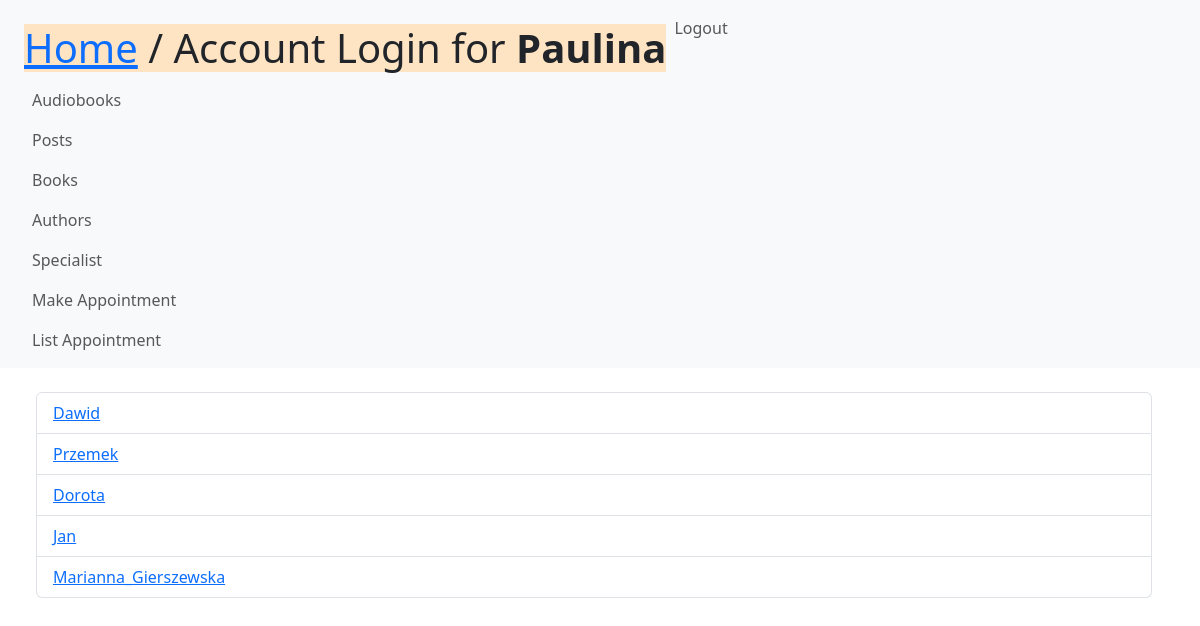
/specialists/ (signed in), run on the app's committed database.
### people/models.py (models this page shows)
class User(AbstractUser):
    company = models.ForeignKey('Company', related_name='Employees', null=True, on_delete=models.SET_NULL)
    def is_specialist(self):
        return self.groups.filter(name='Specialist').exists()
    def is_company(self):
        return self.groups.filter(name='Company').exists()

### people/views.py (the view)
# urls.py: path('specialists/', SpecialistView.as_view(), name='view_specialist'),
class SpecialistView(View):
    def get(self, request):
        specialist = people.models.User.objects.filter(groups__name='Specialist').all
        return render(request, 'listy2specialist.html', {'specialist': specialist})

### people/templates/listy2specialist.html
{% extends 'base.html' %}
{% block content %}
    {% include 'list.html' with objects=specialist%}
{% endblock %}

### people/templates/base.html (shortened to what this page needs)
{% load static %}
<!DOCTYPE html>
<html lang="en">
<head>
    <link href="{% static 'bootstrap-5.2.2-dist/css/bootstrap.min.css' %}" rel="stylesheet">
</head>
<body>
<nav class="navbar navbar-expand-sm bg-light navbar-light">
    <div class="container-fluid">
        <ul class="navbar-nav">
            <div class="container m-auto">
        <div style="display: flex;flex-direction: row;justify-content: space-between">
               <div>   <h1 style="background-color: bisque" class="text-2xl leading-none text-gray-900 tracking-tight mt-3"><a href="/">Home</a> / Account Login for <b>{{user.username}}</b> {{user.company.name_company}} </h1>
               </div>
            <div>     {% if user.is_authenticated %}
                        <div class="nav-item">
                            <a class="nav-link" href="{% url 'logout' %}">Logout</a>
                        </div>
                        {% endif %}
            </div>
        </div>
                    {% if perms.media.view_book %}
                        <div>
                            <a class="nav-link" href="{% url 'view_audiobooks' %}">Audiobooks</a>
                        </div>
                        <div class="nav-item">
                            <a class="nav-link" href="{% url 'view_release' %}">Posts</a>
                        </div>
                        <div class="nav-item">
                            <a class="nav-link" href="{% url 'view_books' %}">Books</a>
                        </div>
                        <div class="nav-item">
                            <a class="nav-link" href="{% url 'view_author' %}">Authors</a>
                        </div>
                        <div class="nav-item">
                            <a class="nav-link" href="{% url 'view_specialist' %}">Specialist</a>
                        </div>
                        <div class="nav-item">
                            <a class="nav-link" href="{% url 'make_appointment' %}">Make Appointment</a>
                        </div>
                        <div class="nav-item">
                            <a class="nav-link" href="{% url 'detail_appointment' 1 %}">List Appointment</a>
                        </div>
                    {% endif %}
        </ul>
    </div>
</nav>
<div class="container m-4">
    {% block content %}{% endblock %}
</div>
</body>
</html>

### people/templates/list.html
<ul class="list-group">
    {% for obj in objects %}
        <ul class="list-group-item">
            <a href="{{ obj.get_absolute_url }}"> {{ obj }}</a>
        </ul>
    {% endfor %}

### data on the page
User: username "Paulina"
User: username "Dawid"
User: username "Przemek"
User: username "Dorota"
User: username "Jan"
User: username "Marianna_Gierszewska"
